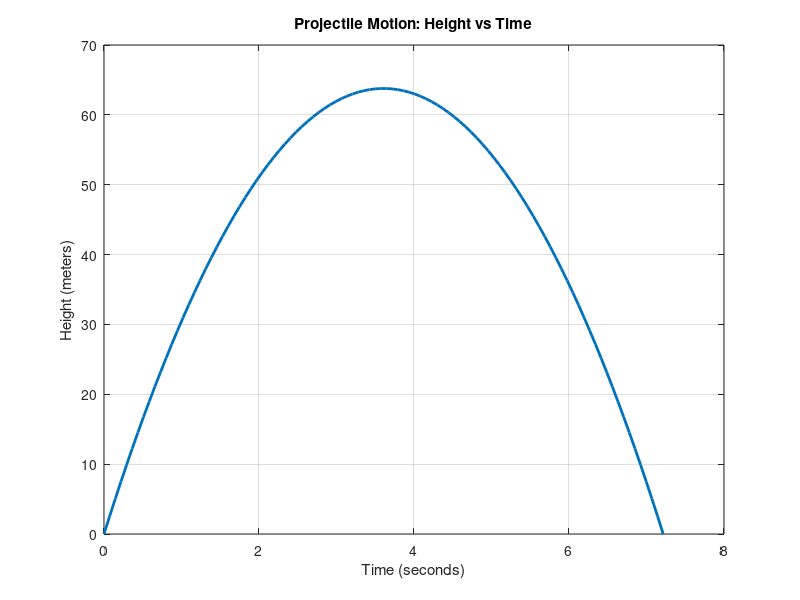

MATLAB code to generate this figure:
% -------------------------------------------------------------
% Projectile Motion Model (No Air Resistance)
% -------------------------------------------------------------
%
% In projectile motion, an object moves in two directions:
%
% 1. Horizontal motion (x-direction)
%    - There is no acceleration (ignoring air resistance)
%    - Velocity stays constant
%
% 2. Vertical motion (y-direction)
%    - Gravity causes a constant downward acceleration
%    - The object slows down while going up
%    - The object speeds up while falling down
%
% The motion is calculated using kinematic equations:
%
% final_velocity = initial_velocity + acceleration*time
%
% final_position = initial_position + initial_velocity*time
%                  + 0.5*acceleration*time^2


clc
clear


% -------------------------------------------------------------
% Initial Conditions
% -------------------------------------------------------------

speed = 50;             
% Initial speed of the projectile (m/s)
% This is the speed at the exact moment the object is launched.


angle_of_launch = 45;   
% Angle that the projectile is launched above the horizontal (degrees)


gravity = 9.8;          
% Acceleration caused by Earth's gravity (m/s^2)
% Gravity always acts downward, so it is negative in the equation.


initial_vertical_position = 0; 
% Starting height of projectile (meters)
% We assume it starts at ground level.


% -------------------------------------------------------------
% Breaking Velocity Into Components
% -------------------------------------------------------------

initial_vertical_velocity = speed*sind(angle_of_launch);

% The vertical velocity controls:
% - how high the projectile goes
% - how long it stays in the air
%
% We use sine because we are finding the vertical component.


initial_horizontal_velocity = speed*cosd(angle_of_launch);

% The horizontal velocity controls:
% - how far the projectile travels
%
% We use cosine because we are finding the horizontal component.


% -------------------------------------------------------------
% Finding Time of Flight
% -------------------------------------------------------------

time_to_max_height = initial_vertical_velocity/gravity;

% At maximum height:
% vertical velocity becomes zero.
%
% Using:
% final_velocity = initial_velocity + acceleration*time
%
% 0 = initial_vertical_velocity - gravity*time
%
% Solving gives:
% time = initial_vertical_velocity/gravity


total_time = 2*time_to_max_height;

% The projectile takes the same amount of time going down
% as it takes going up because it lands at the same height.


% -------------------------------------------------------------
% Finding Maximum Height
% -------------------------------------------------------------

maximum_height = initial_vertical_position ...
    + (initial_vertical_velocity*time_to_max_height) ...
    - (0.5*gravity*time_to_max_height^2);

% This uses:
%
% y = yi + v0y*t - 0.5*g*t^2
%
% We use the time at maximum height because that is when
% the projectile reaches its highest point.


% -------------------------------------------------------------
% Finding Range
% -------------------------------------------------------------

range = initial_horizontal_velocity*total_time;

% Horizontal motion has constant velocity:
%
% distance = velocity*time
%
% Range tells us how far horizontally the projectile travels.


% -------------------------------------------------------------
% Display Results
% -------------------------------------------------------------

fprintf("Maximum Height: %.2f meters\n", maximum_height)

fprintf("Time of Flight: %.2f seconds\n", total_time)

fprintf("Range: %.2f meters\n", range)



% -------------------------------------------------------------
% Plotting Height vs Time
% -------------------------------------------------------------

time = linspace(0,total_time,100);

% Creates 100 time points between launch and landing.


height = initial_vertical_position ...
    + (initial_vertical_velocity*time) ...
    - (0.5*gravity*time.^2);

% Calculates the height of the projectile at each time.


figure

plot(time,height,'LineWidth',2)

grid on

xlabel('Time (seconds)')

ylabel('Height (meters)')

title('Projectile Motion: Height vs Time')
